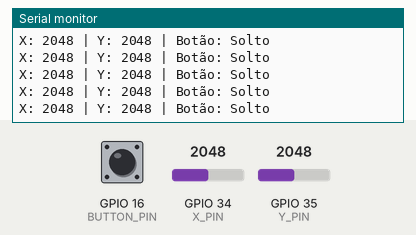
Simulated run of this sketch. Board: ESP32. Shown: the last lines printed to the serial monitor. The test bench sets the inputs (shaded band); at power-on: GPIO 16 (BUTTON_PIN) HIGH, GPIO 34 (X_PIN) = 2048, GPIO 35 (Y_PIN) = 2048.

Above: at 1.2 s.
1.3 s: GPIO 16 (BUTTON_PIN) pulled LOW for 0.15 s
At 1.31 s:
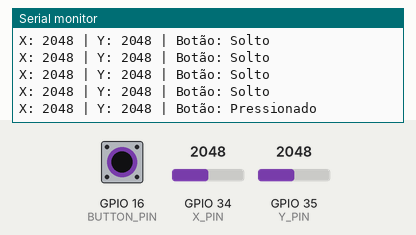
2.9 s: GPIO 34 (X_PIN) set to 2866
At 2.92 s:
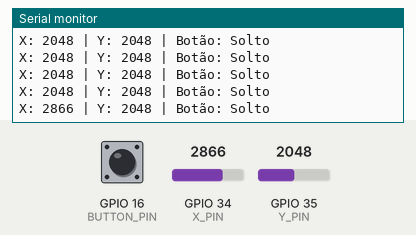
4.4 s: GPIO 35 (Y_PIN) set to 2866
At 4.43 s:
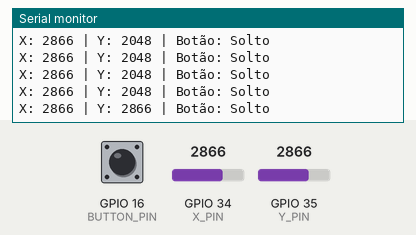
5.9 s: GPIO 16 (BUTTON_PIN) pulled LOW for 1 s
At 5.93 s:
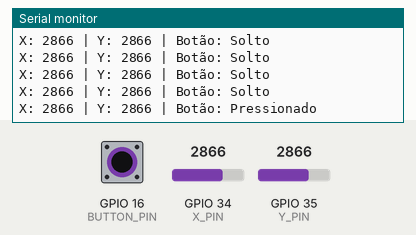
8.4 s: GPIO 34 (X_PIN) set to 3603
At 8.44 s:
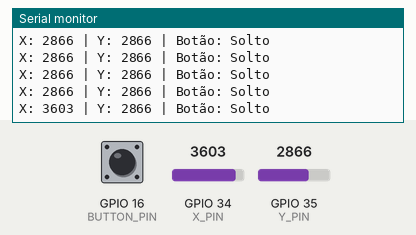
9.9 s: GPIO 35 (Y_PIN) set to 3603
At 9.95 s:
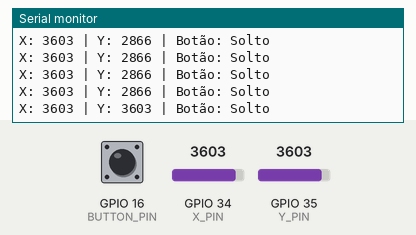
Timing chart, 0 to 12.4 s (numbered marks = the images above; inputs shaded):
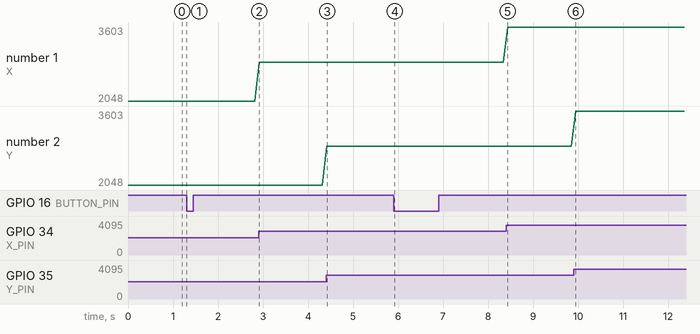

Measured:
- after the input at 1.3 s, the serial monitor: prints a new line at once (image 1)
- after the input at 2.9 s, the serial monitor: prints a new line at once (image 2)
- after the input at 4.4 s, the serial monitor: prints a new line at once (image 3)
- after the input at 5.9 s, the serial monitor: prints a new line at once (image 4)
- after the input at 8.4 s, the serial monitor: prints a new line at once (image 5)
- after the input at 9.9 s, the serial monitor: prints a new line after 0.05 s (image 6)
- plotted number 1: 2048 → 2866 after the input at 2.9 s, 2866 → 3603 after the input at 8.4 s

The sketch:

Joystick.ino
```cpp
const int X_PIN = 34;
const int Y_PIN = 35;
const int BUTTON_PIN = 16;

void setup() {
  Serial.begin(115200);
  pinMode(BUTTON_PIN, INPUT_PULLUP);
}

void loop() {
  int x = analogRead(X_PIN);
  int y = analogRead(Y_PIN);
  bool pressed = !digitalRead(BUTTON_PIN);

  Serial.print("X: ");
  Serial.print(x);

  Serial.print(" | Y: ");
  Serial.print(y);

  Serial.print(" | Botão: ");
  Serial.println(pressed ? "Pressionado" : "Solto");

  delay(100);
}
```
